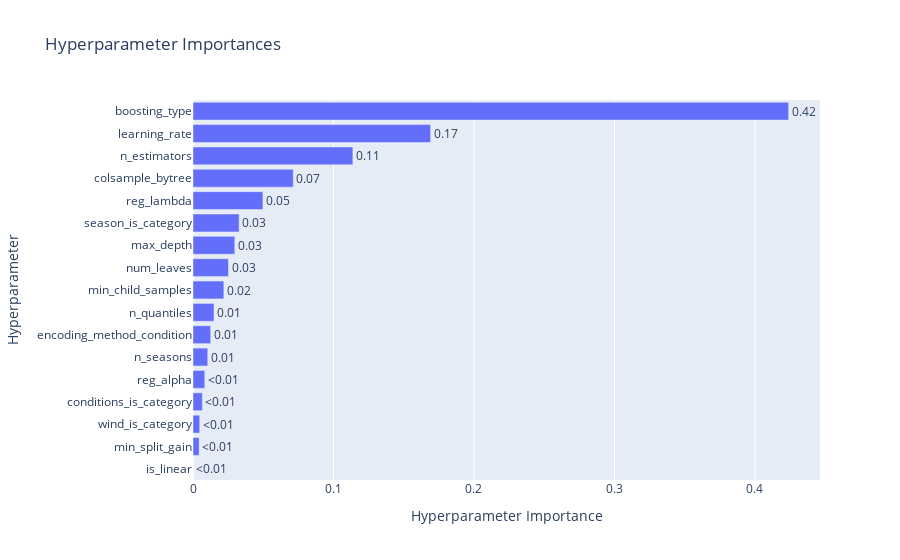

Notebook cell for this chart:
### Code cell
vis.plot_param_importances(study=temp_study)

### Figure 1 — Plotly figure (JSON) as saved in the notebook; plotly's stock layout.template omitted (floating-point values rounded to 4 significant figures)
{"data": [{"cliponaxis": false, "hovertemplate": ["is_linear (CategoricalDistribution): 0.0<extra></extra>", "min_split_gain (FloatDistribution): 0.004372598835955291<extra></extra>", "wind_is_category (CategoricalDistribution): 0.004777367374340366<extra></extra>", "conditions_is_category (CategoricalDistribution): 0.006640491422253903<extra></extra>", "reg_alpha (FloatDistribution): 0.008359628342121212<extra></extra>", "n_seasons (IntDistribution): 0.01049093995860741<extra></extra>", "encoding_method_condition (CategoricalDistribution): 0.012583943297802842<extra></extra>", "n_quantiles (IntDistribution): 0.01496553883683477<extra></extra>", "min_child_samples (IntDistribution): 0.021956164576526865<extra></extra>", "num_leaves (IntDistribution): 0.025271741113095367<extra></extra>", "max_depth (IntDistribution): 0.029746255332518814<extra></extra>", "season_is_category (CategoricalDistribution): 0.03285129892695746<extra></extra>", "reg_lambda (FloatDistribution): 0.04976867319354636<extra></extra>", "colsample_bytree (FloatDistribution): 0.07135819157036485<extra></extra>", "n_estimators (IntDistribution): 0.11378805390022431<extra></extra>", "learning_rate (FloatDistribution): 0.169104280421408<extra></extra>", "boosting_type (CategoricalDistribution): 0.4239648328974422<extra></extra>"], "name": "Objective Value", "orientation": "h", "text": ["<0.01", "<0.01", "<0.01", "<0.01", "<0.01", "0.01", "0.01", "0.01", "0.02", "0.03", "0.03", "0.03", "0.05", "0.07", "0.11", "0.17", "0.42"], "textposition": "outside", "type": "bar", "x": [0, 0.004373, 0.004777, 0.00664, 0.00836, 0.01049, 0.01258, 0.01497, 0.02196, 0.02527, 0.02975, 0.03285, 0.04977, 0.07136, 0.1138, 0.1691, 0.424], "y": ["is_linear", "min_split_gain", "wind_is_category", "conditions_is_category", "reg_alpha", "n_seasons", "encoding_method_condition", "n_quantiles", "min_child_samples", "num_leaves", "max_depth", "season_is_category", "reg_lambda", "colsample_bytree", "n_estimators", "learning_rate", "boosting_type"]}], "layout": {"title": {"text": "Hyperparameter Importances"}, "xaxis": {"title": {"text": "Hyperparameter Importance"}}, "yaxis": {"title": {"text": "Hyperparameter"}}}}
